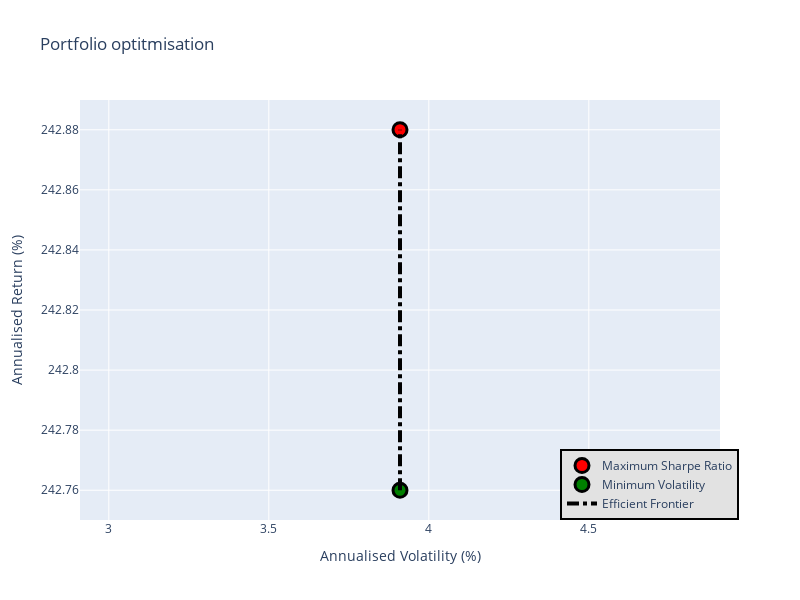

Notebook source saved alongside this figure:
### Code cell
efficient_frontier = EfficientFrontier(normalized, 0.05)
efficient_frontier.calc()

### Figure 1 — Plotly figure (JSON) as saved in the notebook; plotly's stock layout.template omitted (floating-point values rounded to 4 significant figures)
{"data": [{"marker": {"color": "red", "line": {"color": "black", "width": 3}, "size": 14}, "mode": "markers", "name": "Maximum Sharpe Ratio", "type": "scatter", "x": [3.91], "y": [242.9]}, {"marker": {"color": "green", "line": {"color": "black", "width": 3}, "size": 14}, "mode": "markers", "name": "Minimum Volatility", "type": "scatter", "x": [3.91], "y": [242.8]}, {"line": {"color": "black", "dash": "dashdot", "width": 4}, "mode": "lines", "name": "Efficient Frontier", "type": "scatter", "x": [3.91, 3.91, 3.91, 3.91, 3.91, 3.91, 3.91, 3.91, 3.91, 3.91, 3.91, 3.91, 3.91, 3.91, 3.91, 3.91, 3.91, 3.91, 3.91, 3.91], "y": [242.8, 242.8, 242.8, 242.8, 242.8, 242.8, 242.8, 242.8, 242.8, 242.8, 242.8, 242.8, 242.8, 242.8, 242.8, 242.9, 242.9, 242.9, 242.9, 242.9]}], "layout": {"height": 600, "legend": {"bgcolor": "#e2e2e2", "bordercolor": "black", "borderwidth": 2, "traceorder": "normal", "x": 0.75, "y": 0}, "showlegend": true, "title": {"text": "Portfolio optitmisation"}, "width": 800, "xaxis": {"title": {"text": "Annualised Volatility (%)"}}, "yaxis": {"title": {"text": "Annualised Return (%)"}}}}
